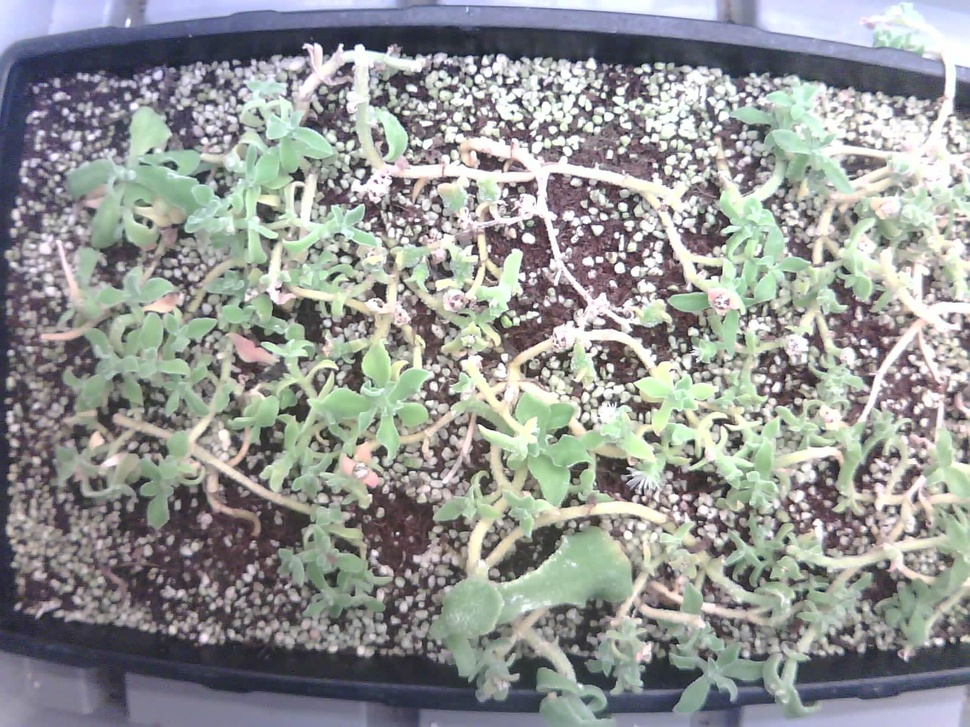
#> input picture Model/Crop_Segmentation/Morphology/3691716968414_-pic_jpg.rf.b8f9d2f1e596dfce7d2b80ec8dc044a5.jpg, 970 x 727 px, shrunk from 1600 x 1200 before the run, found by its file name
$ python black-hat.py
#> lines starting #> are read from the running program, lines starting #| are printed output that depends on the picture
import cv2
import numpy as np

stem_mask_path = '/Users/shijunshen/Documents/Code/PycharmProjects/Smart-Farm/Model/Crop_Segmentation/Morphology/3691716968414_-pic_jpg.rf.b8f9d2f1e596dfce7d2b80ec8dc044a5.png'
original_image = '/Users/shijunshen/Documents/Code/PycharmProjects/Smart-Farm/Model/Crop_Segmentation/Morphology/3691716968414_-pic_jpg.rf.b8f9d2f1e596dfce7d2b80ec8dc044a5.jpg'


# 读取图像
image = cv2.imread(original_image, 0)
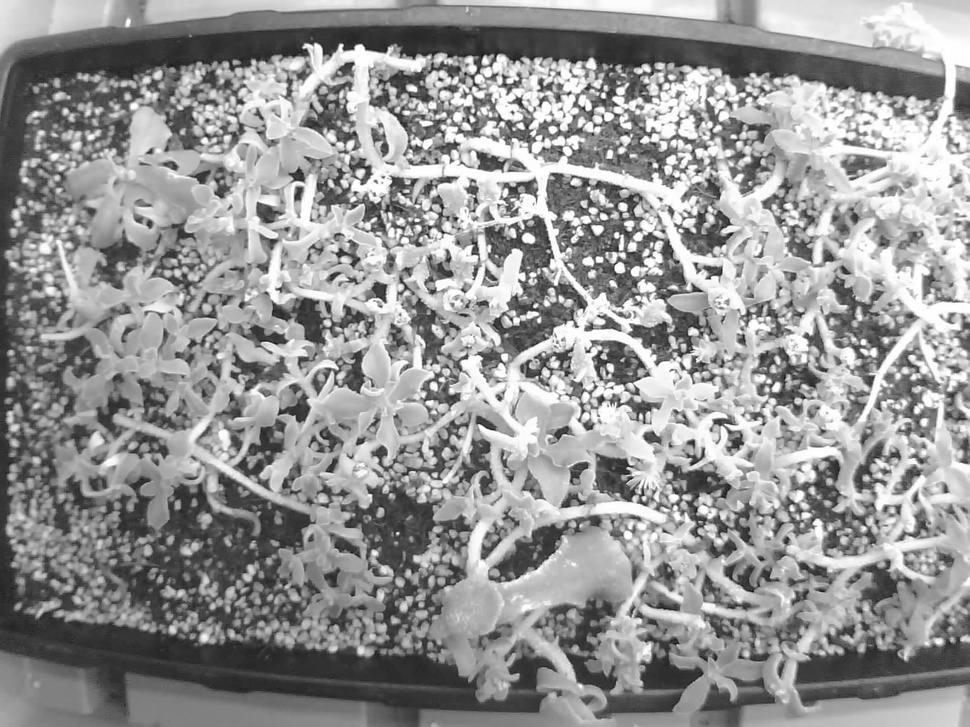
#> image: shape (727, 970); min 9, max 255, mean 149.3

# 定义结构元素的大小（用于形态学操作）
kernel_size = (5, 5)

# 进行黑帽滤波
blackhat = cv2.morphologyEx(image, cv2.MORPH_BLACKHAT, cv2.getStructuringElement(cv2.MORPH_RECT, kernel_size))
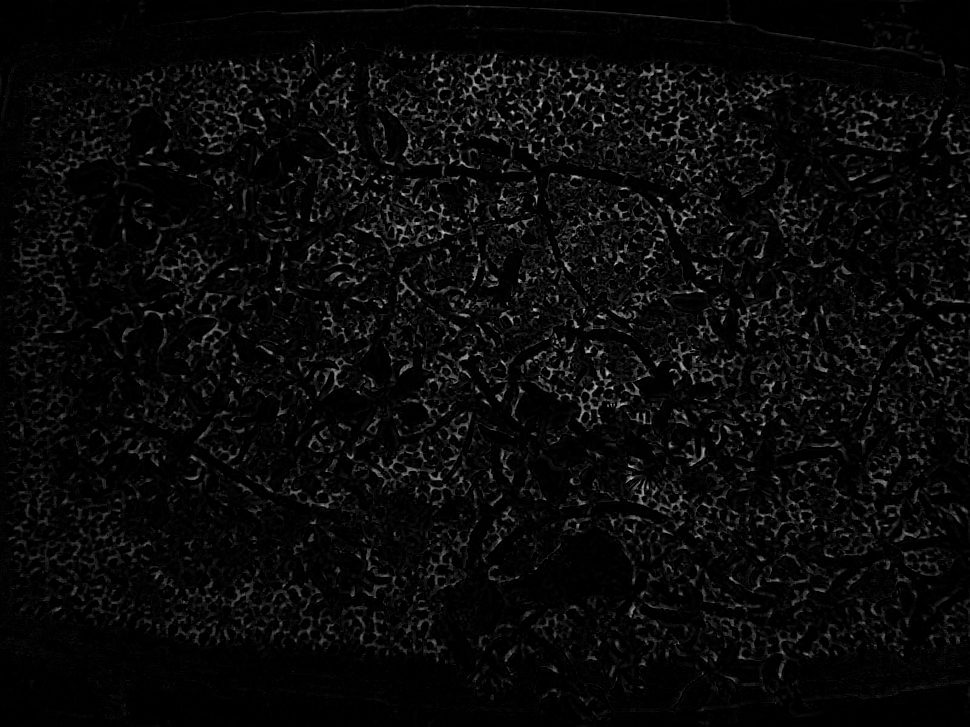
#> blackhat: shape (727, 970); min 0, max 207, mean 9.8

# 显示原始图像和黑帽滤波结果
cv2.imshow('Original Image', image)
cv2.imshow('Black-Hat Filter Result', blackhat)
cv2.waitKey(0)
cv2.destroyAllWindows()
